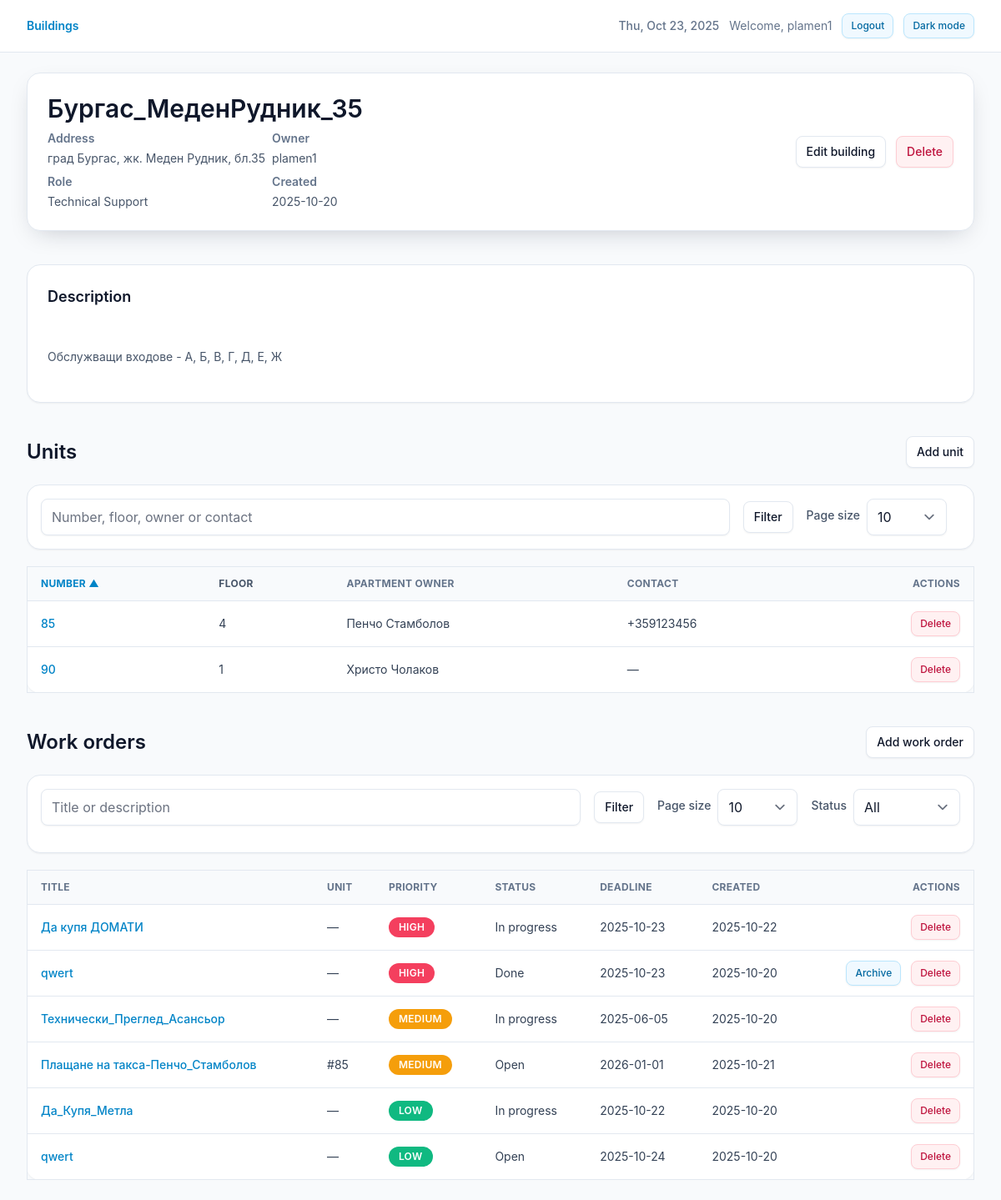
The page /buildings/2/ (signed in) on the database as committed earlier.
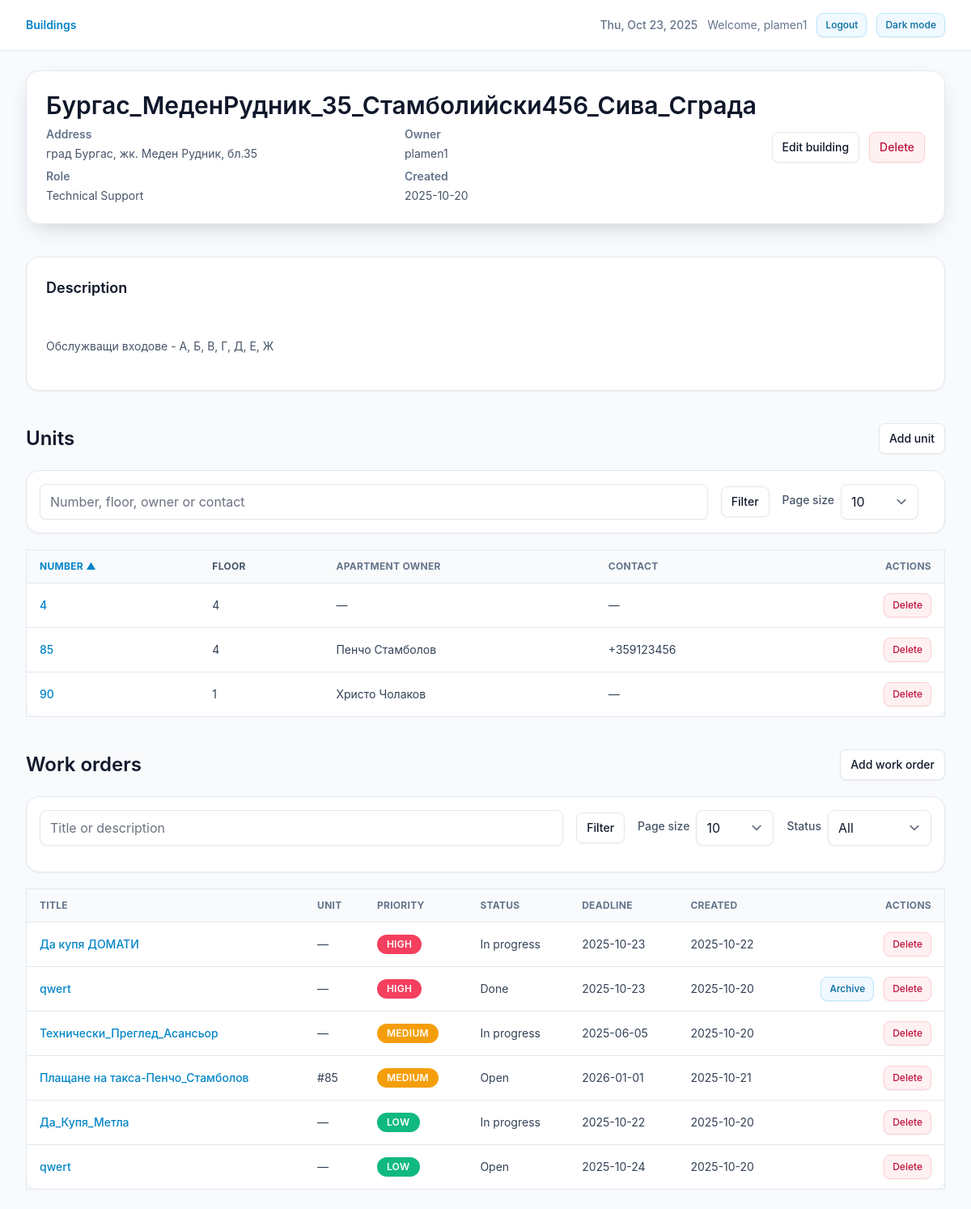
The same page on the database as committed later.
### core/models.py (models this page shows, shortened)
class TimeStampedModel(models.Model):
    created_at = models.DateTimeField(auto_now_add=True, db_index=True)
    updated_at = models.DateTimeField(auto_now=True)
    class Meta:
        abstract = True

class Building(TimeStampedModel):
    class Role(models.TextChoices):
        TECH_SUPPORT = "TECH_SUPPORT", "Technical Support"
        PROPERTY_MANAGER = "PROPERTY_MANAGER", "Property Manager"
        EXTERNAL_CONTRACTOR = "EXTERNAL_CONTRACTOR", "External Contractor"
    owner = models.ForeignKey(
        settings.AUTH_USER_MODEL,
        on_delete=models.CASCADE,
        related_name="buildings",
    )
    name = models.CharField(max_length=255, db_index=True)
    address = models.CharField(max_length=512, blank=True)
    description = models.TextField(blank=True)
    role = models.CharField(
        max_length=32,
        choices=Role.choices,
        default=Role.TECH_SUPPORT,
    )
    objects = BuildingQuerySet.as_manager()
    class Meta:
        ordering = ["name", "id"]

class Unit(TimeStampedModel):
    building = models.ForeignKey(
        Building,
        on_delete=models.CASCADE,
        related_name="units",  # used by counts/annotations
    )
    number = models.CharField("Apartment number", max_length=32)
    floor = models.IntegerField(null=True, blank=True)
    owner_name = models.CharField("Apartment owner", max_length=255, blank=True)
    contact_phone = models.CharField(
        "Contact phone",
        max_length=32,
        blank=True,
        validators=[phone_validator]
    )
    is_occupied = models.BooleanField(default=False)
    description = models.TextField(blank=True)
    objects = UnitQuerySet.as_manager()
    class Meta:
        ordering = ["building_id", "number", "id"]
        constraints = [
            models.UniqueConstraint(
                Lower("number"),
                "building",
                name="unique_unit_number_ci_per_building",
            )
        ]
        indexes = [
            models.Index(fields=["building", "number"]),
        ]

class WorkOrder(TimeStampedModel):
    class Status(models.TextChoices):
        OPEN = "OPEN", "Open"
        IN_PROGRESS = "IN_PROGRESS", "In progress"
        DONE = "DONE", "Done"
    class Priority(models.TextChoices):
        LOW = "LOW", "Low"
        MEDIUM = "MEDIUM", "Medium"
        HIGH = "HIGH", "High"
    building = models.ForeignKey(
        Building,
        on_delete=models.CASCADE,
        related_name="work_orders",  # used by annotations in views
    )
    unit = models.ForeignKey(
        Unit,
        null=True,
        blank=True,
        on_delete=models.SET_NULL,
        related_name="work_orders",
    )
    title = models.CharField(max_length=255)
    description = models.TextField(blank=True)
    status = models.CharField(
        max_length=20,
        choices=Status.choices,
        default=Status.OPEN,
        db_index=True,
    )
    priority = models.CharField(
        max_length=10,
        choices=Priority.choices,
        default=Priority.MEDIUM,
        db_index=True,
    )
    deadline = models.DateField(null=False, blank=False)
    archived_at = models.DateTimeField(null=True, blank=True, db_index=True)
    objects = WorkOrderQuerySet.as_manager()
    class Meta:
        ordering = ["-created_at", "-id"]

### core/views.py (the view, shortened to what this page needs)
# urls.py: path("buildings/<int:pk>/", views.BuildingDetailView.as_view(), name="building_detail"),
class BuildingDetailView(LoginRequiredMixin, UserPassesTestMixin, DetailView):
    model = Building
    template_name = "core/building_detail.html"
    context_object_name = "building"
    def get_queryset(self):
        return Building.objects.visible_to(self.request.user)
    def test_func(self):
        b = self.get_object()
        return self.request.user.is_staff or b.owner_id == self.request.user.id
    def _get_int(self, key: str, default: int) -> int:
        try:
            return int(self.request.GET.get(key, default))
        except (TypeError, ValueError):
            return default
    def get_context_data(self, **kwargs):
        ctx = super().get_context_data(**kwargs)
        bld = self.object
        u_q = (self.request.GET.get("u_q") or "").strip()
        u_per = self._get_int("u_per", 10)
        u_sort = (self.request.GET.get("u_sort") or "number").strip()
        if u_sort.lstrip("-") not in {"number", "floor", "owner_name"}:
            u_sort = "number"
        units_qs = Unit.objects.filter(building=bld)
        units_qs = units_qs.order_by(u_sort, "id")
        units_page = Paginator(units_qs, u_per).get_page(self.request.GET.get("u_page"))
        ctx.update(
            {
                "units_page": units_page,
                "u_q": u_q,
                "u_per": u_per,
                "u_sort": u_sort,
            }
        )
        w_q = (self.request.GET.get("w_q") or "").strip()
        w_per = self._get_int("w_per", 10)
        w_status = (self.request.GET.get("w_status") or "").strip().upper()
        wo_qs = (
            WorkOrder.objects.visible_to(self.request.user)
            .filter(building=bld, archived_at__isnull=True)  # show active work orders
            .select_related("unit")
            .annotate(
                priority_order=Case(
                    When(priority__iexact="HIGH", then=0),
                    When(priority__iexact="MEDIUM", then=1),
                    When(priority__iexact="LOW", then=2),
                    default=3,
                    output_field=IntegerField(),
                )
            )
        )
        if w_q:
            wo_qs = wo_qs.filter(Q(title__icontains=w_q) | Q(description__icontains=w_q))
        valid_status = {choice[0] for choice in WorkOrder.Status.choices}
        if w_status and w_status in valid_status:
            wo_qs = wo_qs.filter(status=w_status)
        wo_qs = wo_qs.order_by("priority_order", "deadline", "-id")
        workorders_page = Paginator(wo_qs, w_per).get_page(self.request.GET.get("w_page"))
        ctx.update(
            {
                "workorders_page": workorders_page,
                "w_q": w_q,
                "w_per": w_per,
                "w_status": w_status,
                "w_status_choices": WorkOrder.Status.choices,
            }
        )
        return ctx

### core/context_processors.py (called while the page is built)
def theme(request):
    return {
        "theme": request.session.get("theme", "light"),
    }

### core/models.py (called while the page is built)
    def visible_to(self, user):
        if not user or not user.is_authenticated:
            return self.none()
        if user.is_staff or user.is_superuser:
            return self
        return self.filter(owner=user)

    def visible_to(self, user):
        if not user or not user.is_authenticated:
            return self.none()
        if user.is_staff or user.is_superuser:
            return self
        return self.filter(building__owner=user)

### templates/core/building_detail.html (shortened to what the changed rows need)
{% extends "base.html" %}
{% block content %}
<section class="space-y-10">
  <header class="flex flex-col gap-4 rounded-2xl border border-slate-200 bg-white p-6 shadow-card dark:border-slate-700 dark:bg-slate-900 md:flex-row md:items-center md:justify-between">
    <div class="space-y-2">
      <h1 class="text-3xl font-semibold text-brand-foreground dark:text-white break-words hyphens-auto">{{ building.name }}</h1>
      <dl class="grid gap-2 text-sm text-slate-600 dark:text-slate-300 sm:grid-cols-2">
        {% if building.address %}
          <div class="space-y-1">
            <dt class="font-semibold text-slate-500 dark:text-slate-400">Address</dt>
            <dd>{{ building.address }}</dd>
          </div>
        {% endif %}
        {% if building.owner %}
          <div class="space-y-1">
            <dt class="font-semibold text-slate-500 dark:text-slate-400">Owner</dt>
            <dd>{{ building.owner.username }}</dd>
          </div>
        {% endif %}
        <div class="space-y-1">
          <dt class="font-semibold text-slate-500 dark:text-slate-400">Role</dt>
          <dd>{{ building.get_role_display }}</dd>
        </div>
        <div class="space-y-1">
          <dt class="font-semibold text-slate-500 dark:text-slate-400">Created</dt>
          <dd>{{ building.created_at|date:"Y-m-d" }}</dd>
        </div>
      </dl>
    </div>
  </header>
  <article class="rounded-2xl border border-slate-200 bg-white p-6 shadow-sm dark:border-slate-700 dark:bg-slate-900">
    <h2 class="text-lg font-semibold text-brand-foreground dark:text-white">Description</h2>
    <p class="mt-2 whitespace-pre-line text-sm text-slate-600 dark:text-slate-300">
      {% if building.description %}
        {{ building.description }}
      {% else %}
        <em>No description provided.</em>
      {% endif %}
    </p>
  </article>
  <section class="space-y-5">
    <div class="flex flex-wrap items-center justify-between gap-3">
      <h2 class="text-2xl font-semibold text-brand-foreground dark:text-white">Units</h2>
    </div>
    <div class="hidden overflow-x-auto md:block">
      <table class="min-w-full divide-y divide-slate-200 rounded-2xl border border-slate-200 bg-white text-sm shadow-sm dark:divide-slate-700 dark:border-slate-700 dark:bg-slate-900">
        <thead class="bg-slate-50 dark:bg-slate-800">
          <tr class="text-left text-xs font-semibold uppercase tracking-wide text-slate-500 dark:text-slate-300">
            <th class="px-4 py-3">
              {% with field='number' %}
                {% if u_sort == field %}
                  <a class="flex items-center gap-1 text-sky-600" href="?u_sort=-number{% if u_q %}&u_q={{ u_q|urlencode }}{% endif %}{% if u_per %}&u_per={{ u_per }}{% endif %}">Number ▲</a>
                {% elif u_sort == '-'|add:field %}
                  <a class="flex items-center gap-1 text-sky-600" href="?u_sort=number{% if u_q %}&u_q={{ u_q|urlencode }}{% endif %}{% if u_per %}&u_per={{ u_per }}{% endif %}">Number ▼</a>
                {% else %}
                  <a class="flex items-center gap-1 text-slate-600 hover:text-sky-600 dark:text-slate-200" href="?u_sort=number{% if u_q %}&u_q={{ u_q|urlencode }}{% endif %}{% if u_per %}&u_per={{ u_per }}{% endif %}">Number</a>
                {% endif %}
              {% endwith %}
            </th>
            <th class="px-4 py-3">
              {% with field='floor' %}
                {% if u_sort == field %}
                  <a class="flex items-center gap-1 text-sky-600" href="?u_sort=-floor{% if u_q %}&u_q={{ u_q|urlencode }}{% endif %}{% if u_per %}&u_per={{ u_per }}{% endif %}">Floor ▲</a>
                {% elif u_sort == '-'|add:field %}
                  <a class="flex items-center gap-1 text-sky-600" href="?u_sort=floor{% if u_q %}&u_q={{ u_q|urlencode }}{% endif %}{% if u_per %}&u_per={{ u_per }}{% endif %}">Floor ▼</a>
                {% else %}
                  <a class="flex items-center gap-1 text-slate-600 hover:text-sky-600 dark:text-slate-200" href="?u_sort=floor{% if u_q %}&u_q={{ u_q|urlencode }}{% endif %}{% if u_per %}&u_per={{ u_per }}{% endif %}">Floor</a>
                {% endif %}
              {% endwith %}
            </th>
            <th class="px-4 py-3">Apartment owner</th>
            <th class="px-4 py-3">Contact</th>
            <th class="px-4 py-3 text-right">Actions</th>
          </tr>
        </thead>
        <tbody class="divide-y divide-slate-200 dark:divide-slate-800">
          {% for u in units_page %}
            <tr class="text-sm text-slate-700 dark:text-slate-200">
              <td class="px-4 py-3 font-medium text-sky-600 dark:text-sky-300">
                <a class="break-words hyphens-auto" href="{% url 'unit_update' u.id %}">{{ u.number }}</a>
              </td>
              <td class="px-4 py-3">{{ u.floor }}</td>
              <td class="px-4 py-3">{{ u.owner_name|default:"—" }}</td>
              <td class="px-4 py-3">{{ u.contact_phone|default:"—" }}</td>
              <td class="px-4 py-3 text-right">
                <a class="btn btn-danger btn-sm" href="{% url 'unit_delete' u.id %}">Delete</a>
              </td>
            </tr>
          {% empty %}
            <tr>
              <td colspan="5" class="px-4 py-6 text-center text-slate-500 dark:text-slate-300">No units.</td>
            </tr>
          {% endfor %}
        </tbody>
      </table>
    </div>
  </section>
  <section class="space-y-5">
    <div class="flex flex-wrap items-center justify-between gap-3">
      <h2 class="text-2xl font-semibold text-brand-foreground dark:text-white">Work orders</h2>
    </div>
    <div class="hidden overflow-x-auto md:block">
      <table class="min-w-full divide-y divide-slate-200 rounded-2xl border border-slate-200 bg-white text-sm shadow-sm dark:divide-slate-700 dark:border-slate-700 dark:bg-slate-900">
        <thead class="bg-slate-50 dark:bg-slate-800">
          <tr class="text-left text-xs font-semibold uppercase tracking-wide text-slate-500 dark:text-slate-300">
            <th class="px-4 py-3">Title</th>
            <th class="px-4 py-3">Unit</th>
            <th class="px-4 py-3">Priority</th>
            <th class="px-4 py-3">Status</th>
            <th class="px-4 py-3">Deadline</th>
            <th class="px-4 py-3">Created</th>
            <th class="px-4 py-3 text-right">Actions</th>
          </tr>
        </thead>
        <tbody class="divide-y divide-slate-200 dark:divide-slate-800">
          {% if workorders_page and workorders_page.object_list %}
            {% for w in workorders_page.object_list %}
              <tr class="text-sm text-slate-700 dark:text-slate-200">
                <td class="px-4 py-3 font-medium text-sky-600 dark:text-sky-300">
                  <a class="break-words hyphens-auto" href="{% url 'work_order_update' w.id %}">{{ w.title }}</a>
                </td>
                <td class="px-4 py-3">{% if w.unit_id %}#{{ w.unit.number }}{% else %}—{% endif %}</td>
                <td class="px-4 py-3">
                  <span class="priority-badge {% if w.priority == 'HIGH' %}priority-badge--high{% elif w.priority == 'MEDIUM' %}priority-badge--medium{% else %}priority-badge--low{% endif %}">
                    {{ w.get_priority_display }}
                  </span>
                </td>
                <td class="px-4 py-3">{{ w.get_status_display }}</td>
                <td class="px-4 py-3">{% if w.deadline %}{{ w.deadline|date:"Y-m-d" }}{% else %}—{% endif %}</td>
                <td class="px-4 py-3">{{ w.created_at|date:"Y-m-d" }}</td>
                <td class="px-4 py-3 text-right space-x-2">
                  {% if w.status == 'DONE' and not w.archived_at %}
                    <form action="{% url 'work_order_archive' w.id %}?building={{ building.id }}" method="post" class="inline-flex">
                      <button class="btn btn-secondary btn-sm">Archive</button>
                    </form>
                  {% endif %}
                  <a class="btn btn-danger btn-sm" href="{% url 'work_order_delete' w.id %}?building={{ building.id }}">Delete</a>
                </td>
              </tr>
            {% endfor %}
          {% else %}
            <tr>
              <td colspan="7" class="px-4 py-6 text-center text-slate-500 dark:text-slate-300">No work orders for this building.</td>
            </tr>
          {% endif %}
        </tbody>
      </table>
    </div>
  </section>
</section>
{% endblock %}

Rows that differ between the two databases and show on the page:
changed Building "град Бургас, жк. Меден Рудник, бл.35": name "Бургас_МеденРудник_35" → "Бургас_МеденРудник_35_Стамболийски456_Сива_Сграда"
added Unit: number "4", floor "4", owner_name "—", contact_phone "—"
